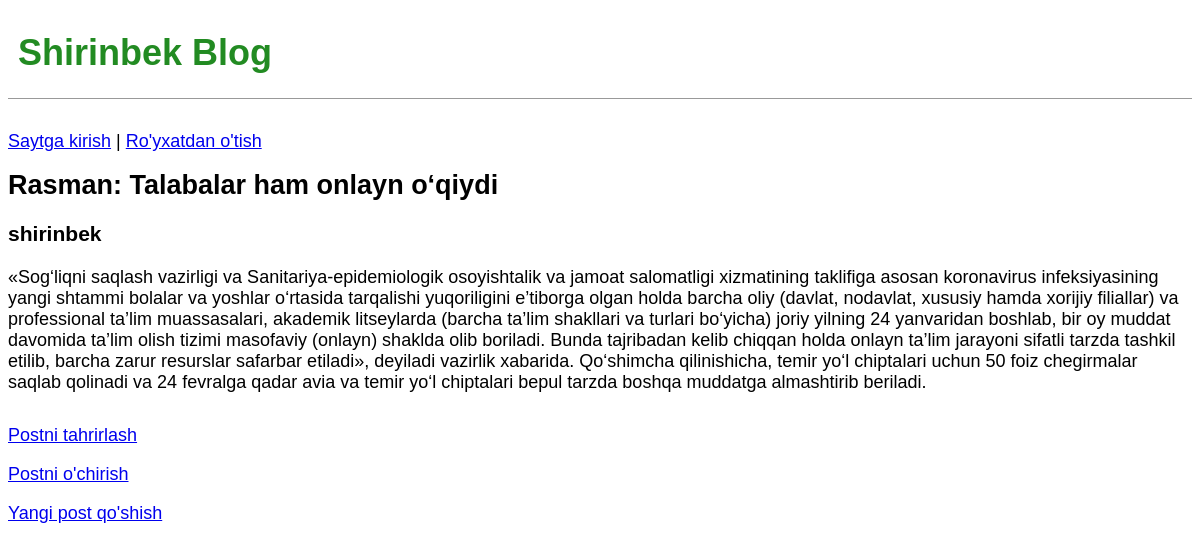
Screenshot of /post/3/ with the database file from the repository.
### blog/models.py (models this page shows, shortened)
class Post(models.Model):
    title=models.CharField(max_length=200)
    author=models.ForeignKey('auth.User',on_delete=models.CASCADE)
    body=models.TextField()

### blog/views.py (the view)
# urls.py: path('post/<int:pk>/',BlogDetailView.as_view(),name='post_detail.html'),
class BlogDetailView(DetailView):
    model = Post
    template_name = 'post_detail.html'

### templates/post_detail.html
{% extends 'base.html' %}
{% block content %}
 <div class="post-entry">
     <h2>{{ post.title }}</h2>
     <h3>{{ post.author }}</h3>
     <p>{{ post.body }}</p>
 </div>
 <p><a href="{% url 'post_edit' post.pk %}">Postni tahrirlash</a></p>
 <p><a href="{% url 'post_delete' post.pk %}">Postni o'chirish</a></p>
{% endblock content %}

### static/css/base.css (style rules this page uses)
body { font-family: 'Noto Sans JP', sans-serif; font-size: 18px; }
.post-entry { margin-bottom: 2rem; }
.post-entry h2 { margin: 0.5rem 0; }
.post-entry p { margin: 0; font-weight: 400; }

### rows the page displays
Post: title "Rasman: Talabalar ham onlayn o‘qiydi", author "shirinbek", body "«Sog‘liqni saqlash vazirligi va Sanitariya-epidemiologik osoyishtalik va jamoat salomatligi xizmatining taklifiga asosan koronavirus infeksiyasining yangi shtammi bolalar va yoshlar o‘rtasida tarqalishi yuqoriligini e’tiborga olgan holda barcha oliy (davlat, nodavlat, xususiy hamda xorijiy filiallar) va professional ta’lim muassasalari, akademik litseylarda (barcha ta’lim shakllari va turlari bo‘yicha) joriy yilning 24 yanvaridan boshlab, bir oy muddat davomida ta’lim olish tizimi masofaviy (onlayn) shaklda olib boriladi. Bunda tajribadan kelib chiqqan holda onlayn ta’lim jarayoni sifatli tarzda tashkil etilib, barcha zarur resurslar safarbar etiladi», deyiladi vazirlik xabarida. Qo‘shimcha…"
